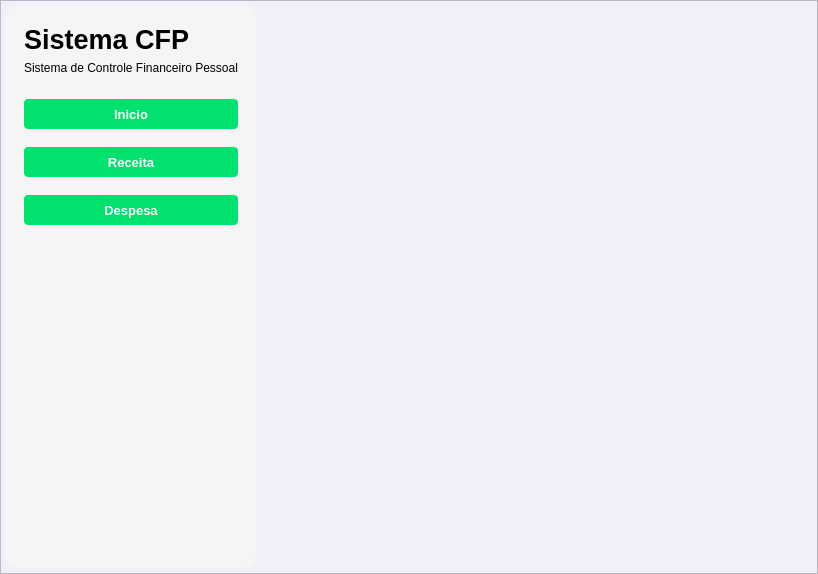
<?xml version="1.0" encoding="UTF-8"?>
<ui version="4.0">
 <class>MainWindow</class>
 <widget class="QMainWindow" name="MainWindow">
  <property name="geometry">
   <rect>
    <x>0</x>
    <y>0</y>
    <width>818</width>
    <height>574</height>
   </rect>
  </property>
  <property name="windowTitle">
   <string>MainWindow</string>
  </property>
  <widget class="QWidget" name="centralwidget">
   <property name="styleSheet">
    <string notr="true">#frame{
	background-color: rgb(240, 240, 250);

}
#menuLateral{
	background-color: rgb(245, 245, 245);
	border-radius: 10px;
}
#menuCenter .QPushButton{
	background-color: rgb(0, 226, 109);
	color: rgb(255, 255, 255);
	border: 0 px solid rgb(0,0,0);
	border-radius: 4px;	
	height: 30px;
}

#menuCenter .QPushButton:hover{
	background-color: rgb(0, 255, 127);
	color:rgb(0, 68, 32);
	border-radius: 4px;	
}

#themeBtn{
	background: rgba(255, 255, 255, 0);
	border:0 px solid rgb(255,255,255);
	height: 32px;
	width: 32px
}</string>
   </property>
   <layout class="QVBoxLayout" name="verticalLayout_4">
    <property name="leftMargin">
     <number>0</number>
    </property>
    <property name="topMargin">
     <number>0</number>
    </property>
    <property name="rightMargin">
     <number>0</number>
    </property>
    <property name="bottomMargin">
     <number>0</number>
    </property>
    <item>
     <widget class="QFrame" name="frame">
      <property name="styleSheet">
       <string notr="true"/>
      </property>
      <property name="frameShape">
       <enum>QFrame::StyledPanel</enum>
      </property>
      <property name="frameShadow">
       <enum>QFrame::Raised</enum>
      </property>
      <layout class="QHBoxLayout" name="horizontalLayout_2">
       <property name="leftMargin">
        <number>5</number>
       </property>
       <property name="topMargin">
        <number>5</number>
       </property>
       <property name="rightMargin">
        <number>5</number>
       </property>
       <property name="bottomMargin">
        <number>5</number>
       </property>
       <item>
        <widget class="QFrame" name="menuLateral">
         <property name="frameShape">
          <enum>QFrame::NoFrame</enum>
         </property>
         <property name="frameShadow">
          <enum>QFrame::Raised</enum>
         </property>
         <layout class="QVBoxLayout" name="verticalLayout_3">
          <item>
           <widget class="QFrame" name="menuTop">
            <property name="frameShape">
             <enum>QFrame::NoFrame</enum>
            </property>
            <property name="frameShadow">
             <enum>QFrame::Raised</enum>
            </property>
            <layout class="QVBoxLayout" name="verticalLayout_2">
             <item>
              <widget class="QLabel" name="title">
               <property name="font">
                <font>
                 <family>Segoe UI</family>
                 <pointsize>20</pointsize>
                 <weight>75</weight>
                 <bold>true</bold>
                </font>
               </property>
               <property name="text">
                <string>Sistema CFP</string>
               </property>
              </widget>
             </item>
             <item>
              <widget class="QLabel" name="subheading">
               <property name="font">
                <font>
                 <pointsize>9</pointsize>
                </font>
               </property>
               <property name="text">
                <string>Sistema de Controle Financeiro Pessoal</string>
               </property>
              </widget>
             </item>
            </layout>
           </widget>
          </item>
          <item>
           <widget class="QFrame" name="menuCenter">
            <property name="frameShape">
             <enum>QFrame::NoFrame</enum>
            </property>
            <property name="frameShadow">
             <enum>QFrame::Raised</enum>
            </property>
            <layout class="QVBoxLayout" name="verticalLayout">
             <property name="spacing">
              <number>18</number>
             </property>
             <item>
              <widget class="QPushButton" name="homeBtn">
               <property name="font">
                <font>
                 <family>Segoe UI</family>
                 <pointsize>10</pointsize>
                 <weight>75</weight>
                 <italic>false</italic>
                 <bold>true</bold>
                </font>
               </property>
               <property name="styleSheet">
                <string notr="true"/>
               </property>
               <property name="text">
                <string>Inicio</string>
               </property>
              </widget>
             </item>
             <item>
              <widget class="QPushButton" name="receitaBtn">
               <property name="font">
                <font>
                 <family>Segoe UI</family>
                 <pointsize>10</pointsize>
                 <weight>75</weight>
                 <bold>true</bold>
                </font>
               </property>
               <property name="text">
                <string>Receita</string>
               </property>
              </widget>
             </item>
             <item>
              <widget class="QPushButton" name="despesaBtn">
               <property name="font">
                <font>
                 <family>Segoe UI</family>
                 <pointsize>10</pointsize>
                 <weight>75</weight>
                 <bold>true</bold>
                </font>
               </property>
               <property name="text">
                <string>Despesa</string>
               </property>
              </widget>
             </item>
             <item>
              <spacer name="verticalSpacer">
               <property name="orientation">
                <enum>Qt::Vertical</enum>
               </property>
               <property name="sizeHint" stdset="0">
                <size>
                 <width>20</width>
                 <height>204</height>
                </size>
               </property>
              </spacer>
             </item>
            </layout>
           </widget>
          </item>
          <item>
           <widget class="QPushButton" name="themeBtn">
            <property name="minimumSize">
             <size>
              <width>32</width>
              <height>32</height>
             </size>
            </property>
            <property name="maximumSize">
             <size>
              <width>32</width>
              <height>32</height>
             </size>
            </property>
            <property name="font">
             <font>
              <kerning>true</kerning>
             </font>
            </property>
            <property name="styleSheet">
             <string notr="true"/>
            </property>
            <property name="text">
             <string/>
            </property>
            <property name="icon">
             <iconset>
              <normaloff>../assets/icons/dark_mode_FILL0_wght400_GRAD0_opsz48.png</normaloff>
              <normalon>../assets/icons/light_mode_FILL0_wght400_GRAD0_opsz48.png</normalon>../assets/icons/dark_mode_FILL0_wght400_GRAD0_opsz48.png</iconset>
            </property>
            <property name="iconSize">
             <size>
              <width>32</width>
              <height>32</height>
             </size>
            </property>
            <property name="checkable">
             <bool>true</bool>
            </property>
           </widget>
          </item>
         </layout>
        </widget>
       </item>
       <item>
        <widget class="QStackedWidget" name="stackedWidget">
         <property name="lineWidth">
          <number>0</number>
         </property>
         <property name="currentIndex">
          <number>2</number>
         </property>
         <widget class="QWidget" name="pageHome"/>
         <widget class="QWidget" name="pageReceita"/>
         <widget class="QWidget" name="pageDespesa"/>
        </widget>
       </item>
      </layout>
     </widget>
    </item>
   </layout>
  </widget>
 </widget>
 <resources/>
 <connections/>
</ui>
